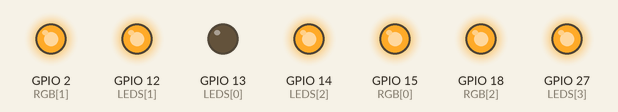
Recording of a sketch running on a simulated ESP32. On the bench: output pins drawn as LEDs (lit = HIGH).

Above: at 0.1 s.
At 0.3 s:
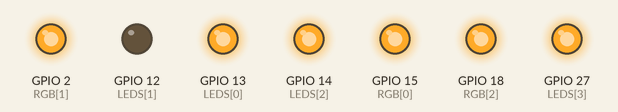
At 0.95 s:
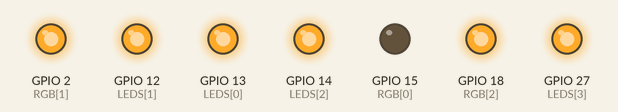
At 1.25 s:
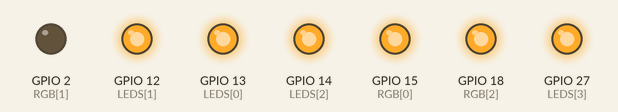
At 2.2 s:
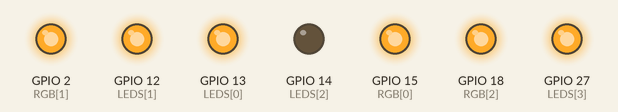
At 3.25 s:
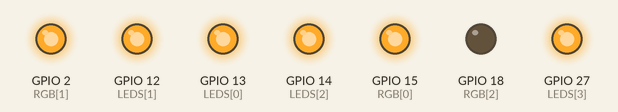
Timing chart, 0 to 3.9 s (numbered marks = the images above):
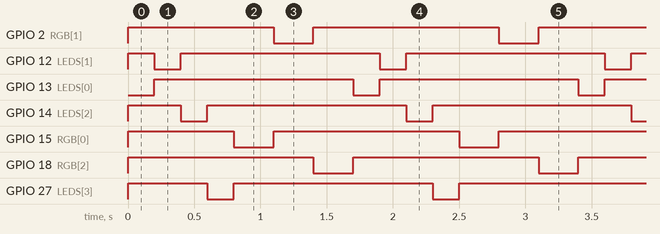

Measured:
- by itself, GPIO 2 (RGB[1]), GPIO 15 (RGB[0]), GPIO 18 (RGB[2]): alternates HIGH for 1.4 s and LOW for 0.30 s
- by itself, GPIO 12 (LEDS[1]), GPIO 13 (LEDS[0]), GPIO 14 (LEDS[2]), GPIO 27 (LEDS[3]): alternates HIGH for 1.5 s and LOW for 0.20 s
- by itself, everything shown: repeats every 1.7 s, in 8 steps

The sketch:

Ardu8_26_ESP32_Leds.ino
```cpp
/*
  Робототехнический контроллер «Кибернетический»: светодиоды ESP32 — бегущий огонь

  Светодиоды нижней группы загораются по очереди слева направо, затем RGB показывает
  красный, зелёный и синий. У ESP32 светодиоды подключены прямо к выводам и горят от LOW.

  Плата в Arduino IDE: ESP32 Wrover Module. Кабель USB-C — в НИЖНИЙ разъём (ESP32).
*/

const int LEDS[] = {13, 12, 14, 27};   // слева направо: LED4, LED3, LED2, LED1
const int RGB[]  = {15, 2, 18};        // красный, зелёный, синий

void setup() {
  for (int p : LEDS) { pinMode(p, OUTPUT); digitalWrite(p, HIGH); }   // HIGH — погашен
  for (int p : RGB)  { pinMode(p, OUTPUT); digitalWrite(p, HIGH); }
}

void loop() {
  for (int i = 0; i < 4; i++) {
    digitalWrite(LEDS[i], LOW);    // зажечь
    delay(200);
    digitalWrite(LEDS[i], HIGH);   // погасить
  }
  for (int i = 0; i < 3; i++) {
    digitalWrite(RGB[i], LOW);
    delay(300);
    digitalWrite(RGB[i], HIGH);
  }
}
```
